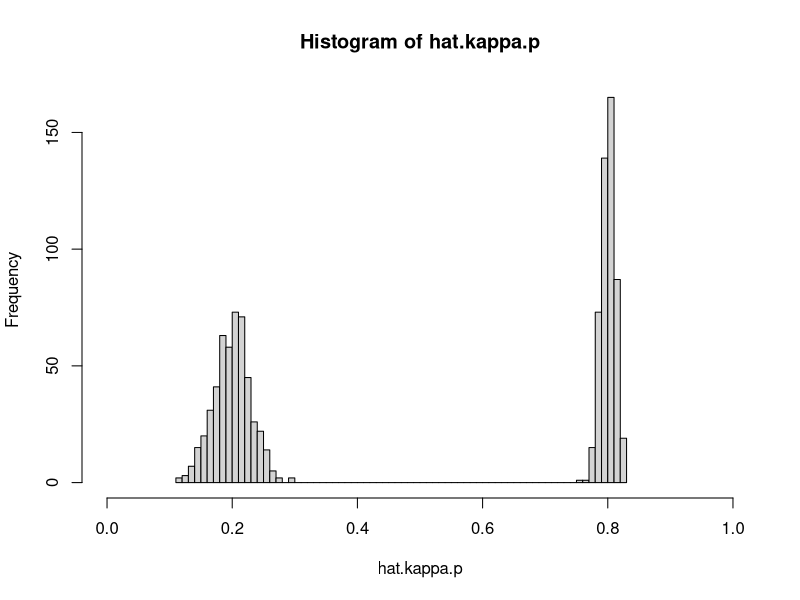
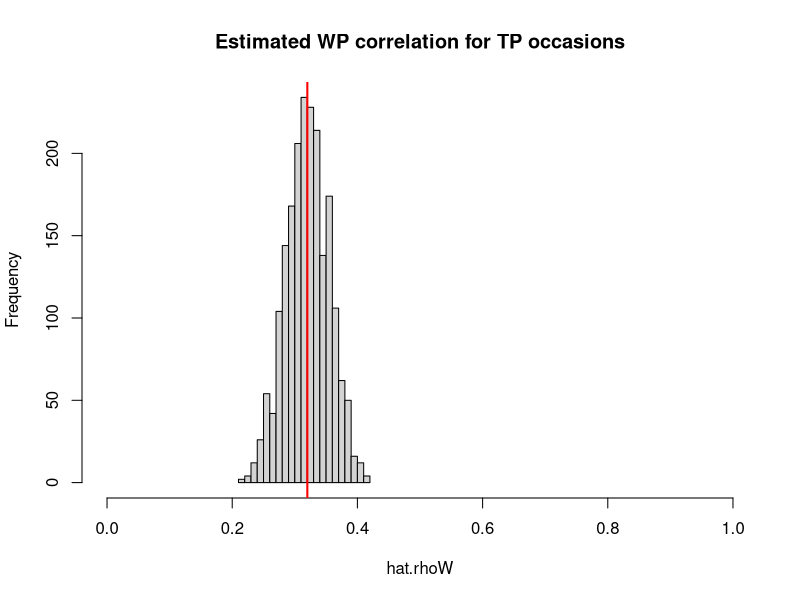
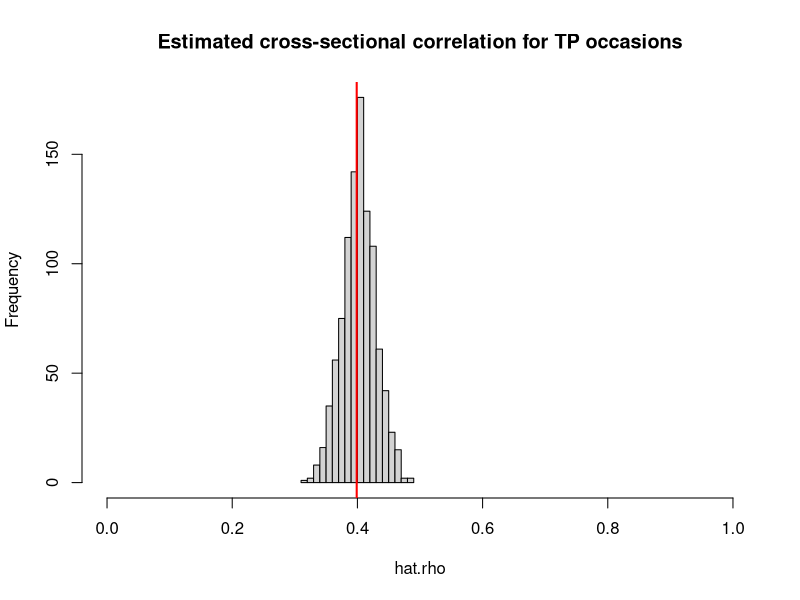
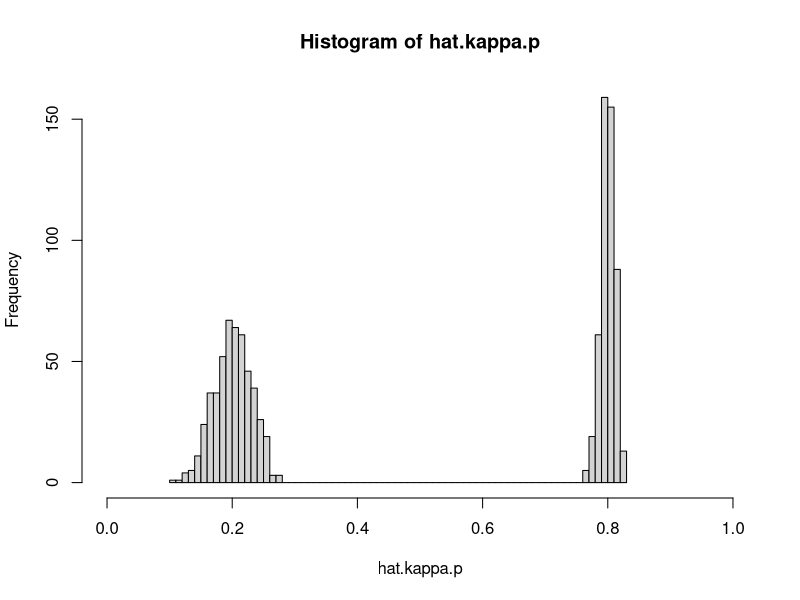
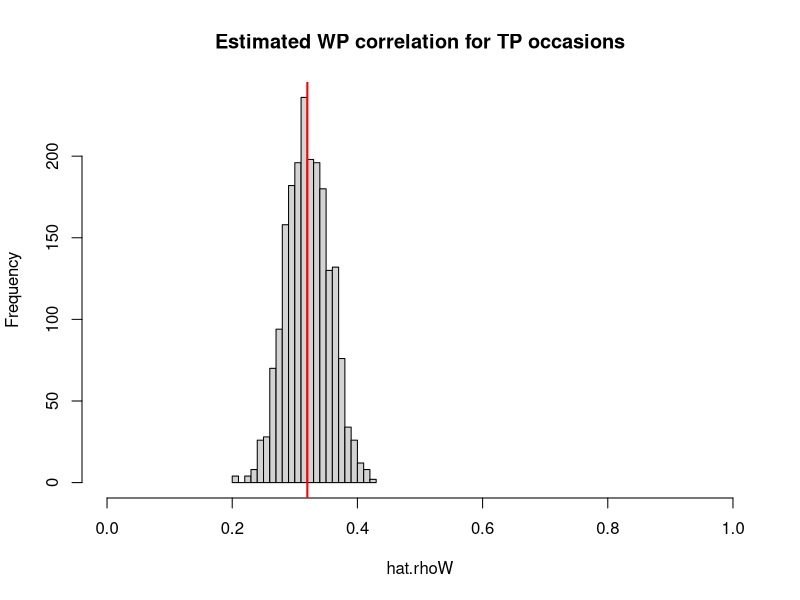
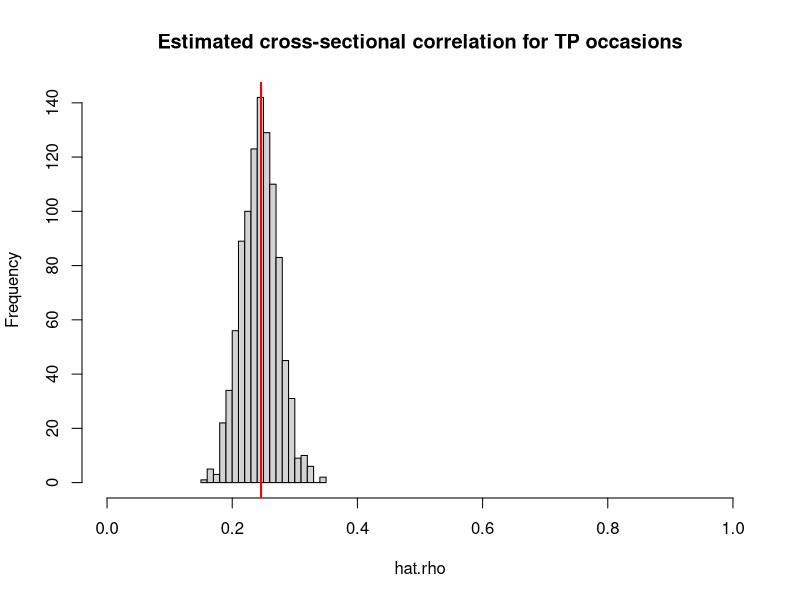
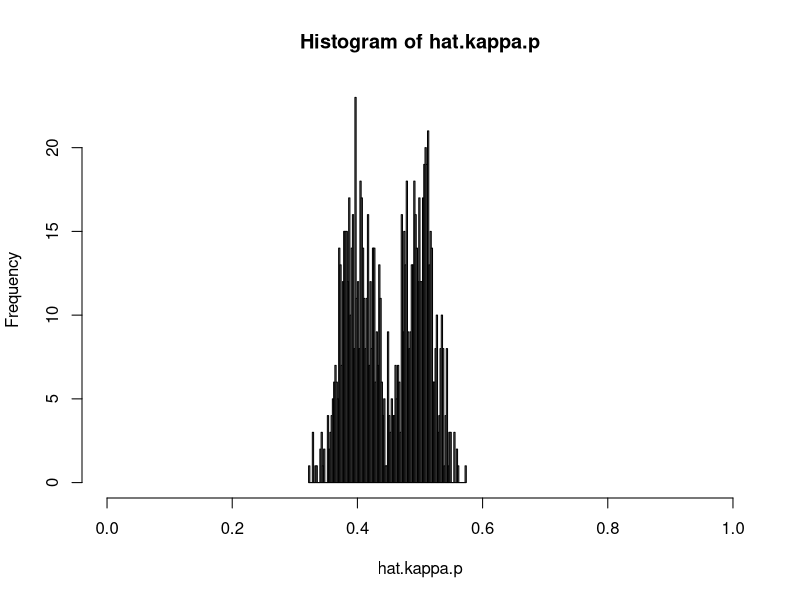
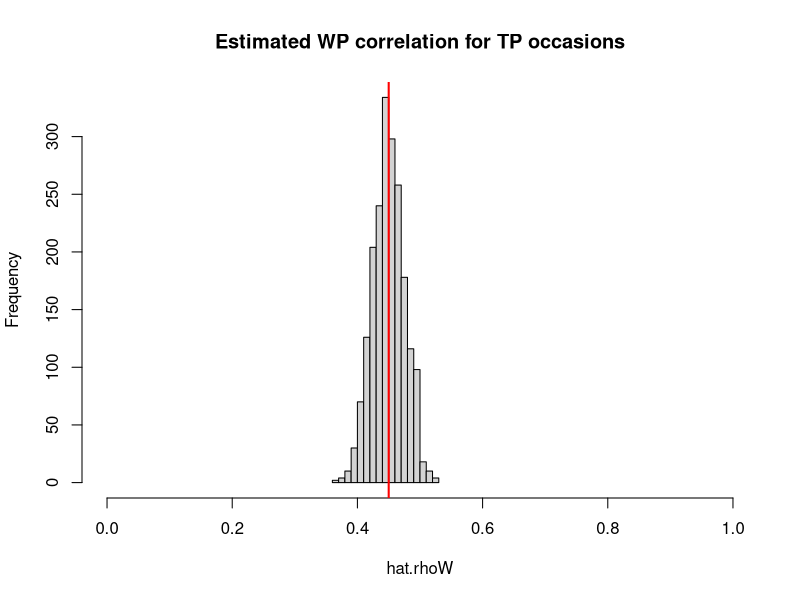

Here is the R script that generated these plots, in order:
# This file contains the R-code for the six examples in the paper "The CUrious
# Case of the Cross-sectional Correlation" by Ellen Hamaker.
# For each example, specific parameter values are chosen, which are used to
# compute other parameters, using the analytical results from the paper.
# Furthermore, for each example data is generated for 1,000 persons and 1,000
# time points. The data at the first time point (i.e., cross-sectional data set)
# are used to estimate the cross-sectional correlation. 

# More information about the code and set-up can be found in the paper and at 
# the accompanying website with supporting materials: 
# https://ellenhamaker.github.io/cross-sectional-correlation/

# Package needed for these code:
library(mvtnorm)

###############################################################################
########################### EXAMPLE 1 #########################################
###############################################################################

# Specify two person-specific covariance matrices for two subpopulations
cov.mat1 <- matrix(c(1.25,1,1,1.25),2,2)
cov.mat2 <- matrix(c(5,1,1,5),2,2)

# The average person-specific correlation can be determined
kappa1 <- cov.mat1[2,1]/(sqrt(cov.mat1[1,1])*sqrt(cov.mat1[2,2]))
kappa2 <- cov.mat2[2,1]/(sqrt(cov.mat2[1,1])*sqrt(cov.mat2[2,2]))
kappa <- (kappa1+kappa2)/2
kappa

# Determine the average person-specific variances and covariance
var.wX <- (cov.mat1[1,1] + cov.mat2[1,1])/2
var.wY <- (cov.mat1[2,2] + cov.mat2[2,2])/2
cov.wXwY <- (cov.mat1[2,1]+cov.mat2[2,1])/2

# From these the within-person correlation can be computed:
rhoW <- cov.wXwY/(sqrt(var.wX)*sqrt(var.wY))
rhoW

# Specify the correlation at the between-person level
# and choose the intraclass correlations for X and Y
rhoB <- 0.5
icc.X <- 0.4
icc.Y <- 0.5

# Compute the between-person variances based on the icc's and the average 
# person-specific variances
var.bX <- icc.X*var.wX/(1-icc.X)
var.bX
var.bY <- icc.Y*var.wY/(1-icc.Y)
var.bY

# Compute the between-person covariance based on the between-person correlation
# and the between-person variances
cov.bXbY <- rhoB*sqrt(var.bX)*sqrt(var.bY)
cov.bXbY

# Place these values in a covariance matrix
cov.mat.B <- matrix(c(var.bX,cov.bXbY,cov.bXbY,var.bY),2,2)

# Compute the cross-sectional correlation
rho <- sqrt(icc.X)*sqrt(icc.Y)*rhoB + sqrt(1-icc.X)*sqrt(1-icc.Y)*rhoW
rho


#####################
### Simulate data ###
#####################

set.seed(8427)

# Total sample size
N <- 1000   # number pf persons
TP <- 1000   # number of time points

# Place the between-person covariance and variances in a matrix, and use this
# to simulate the person-specific means (between-person components)
cov.mat.B <- matrix(c(var.bX,cov.bXbY,cov.bXbY,var.bY),2,2)
means.XY <- rmvnorm(N,mean = c(0,0),sigma = cov.mat.B)
cov(means.XY) 
cor(means.XY)

# Create two matrices to contain the scores on X and Y 
# for TP repeated measures (rows) and for N persons (columns)
X <- matrix(,TP,N)
Y <- matrix(,TP,N)

# Create data for the first subpopulation
for (i in 1:(N/2))
{ Z <- rmvnorm(TP, mean = means.XY[i,], sigma = cov.mat1)
  X[,i] <- Z[,1] 
  Y[,i] <- Z[,2]
}

# Create data fro the second subpopulation
for (i in ((N/2)+1):N)
{ Z <- rmvnorm(TP, mean = means.XY[i,], sigma = cov.mat2)
  X[,i] <- Z[,1]
  Y[,i] <- Z[,2]
}

# Create matrices to contain estimates of the person-specific 
# means and correlations for N persons
hat.means.XY <- matrix(,N,2)
hat.kappa.p <- matrix(,N,1)

# Create matrices to contain estimates of the person-specific 
# means and correlations for N persons
for (p in 1:N)
{ Xp <- X[,p]
  Yp <- Y[,p]
  hat.means.XY[p,] <- c(mean(Xp),mean(Yp))
  hat.kappa.p[p,1] <- cor(Xp,Yp)
}
# Average person-specific correlation:
mean(hat.kappa.p)
# Compare to true value:
kappa
# Histogram
hist(hat.kappa.p, breaks=100, xlim=c(0,1))

# Average person-specific correlation:
mean(hat.kappa.p)
# Compare to true value:
kappa

# Between-person correlation 
cor(hat.means.XY)
# Compare to true value:
rhoB

# Create matrices to contain estimates of the within-person correlation 
# and the cross-sectional correlation
hat.rhoW <- matrix(,TP,2)
hat.rho <- matrix(,TP,1)

# Create matrices to contain estimates of the person-specific 
# means and correlations for N persons
for (t in 1:TP)
{ Xt <- X[t,]
  Yt <- Y[t,]
  WXt <- X[t,] - hat.means.XY[,1]
  WYt <- Y[t,] - hat.means.XY[,2]
  hat.rhoW[t,] <- cor(WXt,WYt)
  hat.rho[t,] <- cor(Xt,Yt)
}
# Average person-specific correlation:
mean(hat.rhoW)
mean(hat.rho)

hist(hat.rhoW, breaks=20, xlim=c(0,1), 
     main="Estimated WP correlation for TP occasions")
abline(v=rhoW, col="red", lwd=2)
hist(hat.rho, breaks=20, xlim=c(0,1), 
     main="Estimated cross-sectional correlation for TP occasions")
abline(v=rho, col="red", lwd=2)

# Cross-sectional correlation for the first wave (reported in the paper)
hat.rho[1,1]

###############################################################################
########################### EXAMPLE 2 #########################################
###############################################################################

# Specify two person-specific covariance matrices for two subpopulations
cov.mat1 <- matrix(c(1.25,1,1,1.25),2,2)
cov.mat2 <- matrix(c(5,1,1,5),2,2)

# The average person-specific correlation can be determined
kappa1 <- cov.mat1[2,1]/(sqrt(cov.mat1[1,1])*sqrt(cov.mat1[2,2]))
kappa2 <- cov.mat2[2,1]/(sqrt(cov.mat2[1,1])*sqrt(cov.mat2[2,2]))
kappa <- (kappa1+kappa2)/2
kappa

# Determine the average person-specific variances and covariance
var.wX <- (cov.mat1[1,1] + cov.mat2[1,1])/2
var.wY <- (cov.mat1[2,2] + cov.mat2[2,2])/2
cov.wXwY <- (cov.mat1[2,1]+cov.mat2[2,1])/2

# From these the within-person correlation can be computed:
rhoW <- cov.wXwY/(sqrt(var.wX)*sqrt(var.wY))
rhoW

# Specify the correlation at the between-person level
# and choose the intraclass correlations for X and Y
rhoB <- 0.5
icc.X <- 0.1
icc.Y <- 0.9

# Compute the between-person variances based on the icc's and the average 
# person-specific variances
var.bX <- icc.X*var.wX/(1-icc.X)
var.bX
var.bY <- icc.Y*var.wY/(1-icc.Y)
var.bY

# Compute the between-person covariance based on the between-person correlation
# and the between-person variances
cov.bXbY <- rhoB*sqrt(var.bX)*sqrt(var.bY)
cov.bXbY

# Place these values in a covariance matrix
cov.mat.B <- matrix(c(var.bX,cov.bXbY,cov.bXbY,var.bY),2,2)

# Compute the cross-sectional correlation
rho <- sqrt(icc.X)*sqrt(icc.Y)*rhoB + sqrt(1-icc.X)*sqrt(1-icc.Y)*rhoW
rho

#####################
### Simulate data ###
#####################

set.seed(3482)

# Total sample size
N <- 1000   # number pf persons
TP <- 1000   # number of time points

# Place the between-person covariance and variances in a matrix, and use this
# to simulate the person-specific means (between-person components)
cov.mat.B <- matrix(c(var.bX,cov.bXbY,cov.bXbY,var.bY),2,2)
means.XY <- rmvnorm(N,mean = c(0,0),sigma = cov.mat.B)
cov(means.XY) 
cor(means.XY)

# Create two matrices to contain the scores on X and Y 
# for TP repeated measures (rows) and for N persons (columns)
X <- matrix(,TP,N)
Y <- matrix(,TP,N)

# Create data for the first subpopulation
for (i in 1:(N/2))
{ Z <- rmvnorm(TP, mean = means.XY[i,], sigma = cov.mat1)
  X[,i] <- Z[,1] 
  Y[,i] <- Z[,2]
}

# Create data fro the second subpopulation
for (i in ((N/2)+1):N)
{ Z <- rmvnorm(TP, mean = means.XY[i,], sigma = cov.mat2)
  X[,i] <- Z[,1]
  Y[,i] <- Z[,2]
}

# Create matrices to contain estimates of the person-specific 
# means and correlations for N persons
hat.means.XY <- matrix(,N,2)
hat.kappa.p <- matrix(,N,1)

# Create matrices to contain estimates of the person-specific 
# means and correlations for N persons
for (p in 1:N)
{ Xp <- X[,p]
  Yp <- Y[,p]
  hat.means.XY[p,] <- c(mean(Xp),mean(Yp))
  hat.kappa.p[p,1] <- cor(Xp,Yp)
}
# Average person-specific correlation:
mean(hat.kappa.p)
# Compare to true value:
kappa
# Histogram
hist(hat.kappa.p, breaks=100, xlim=c(0,1))

# Average person-specific correlation:
mean(hat.kappa.p)
# Compare to true value:
kappa

# Between-person correlation 
cor(hat.means.XY)
# Compare to true value:
rhoB

# Create matrices to contain estimates of the within-person correlation 
# and the cross-sectional correlation
hat.rhoW <- matrix(,TP,2)
hat.rho <- matrix(,TP,1)

# Create matrices to contain estimates of the person-specific 
# means and correlations for N persons
for (t in 1:TP)
{ Xt <- X[t,]
  Yt <- Y[t,]
  WXt <- X[t,] - hat.means.XY[,1]
  WYt <- Y[t,] - hat.means.XY[,2]
  hat.rhoW[t,] <- cor(WXt,WYt)
  hat.rho[t,] <- cor(Xt,Yt)
}
# Average person-specific correlation:
mean(hat.rhoW)
mean(hat.rho)

hist(hat.rhoW, breaks=20, xlim=c(0,1), 
     main="Estimated WP correlation for TP occasions")
abline(v=rhoW, col="red", lwd=2)
hist(hat.rho, breaks=20, xlim=c(0,1), 
     main="Estimated cross-sectional correlation for TP occasions")
abline(v=rho, col="red", lwd=2)

# Cross-sectional correlation for the first wave (reported in the paper)
hat.rho[1,1]


###############################################################################
########################### EXAMPLE 3 #########################################
###############################################################################

# Specify two person-specific covariance matrices for two subpopulations
cov.mat1 <- matrix(c(10,5,5,10),2,2)
cov.mat2 <- matrix(c(10,4,4,10),2,2)

# The average person-specific correlation can be determined
kappa1 <- cov.mat1[2,1]/(sqrt(cov.mat1[1,1])*sqrt(cov.mat1[2,2]))
kappa2 <- cov.mat2[2,1]/(sqrt(cov.mat2[1,1])*sqrt(cov.mat2[2,2]))
kappa <- (kappa1+kappa2)/2
kappa

# Determine the average person-specific variances and covariance
var.wX <- (cov.mat1[1,1] + cov.mat2[1,1])/2
var.wY <- (cov.mat1[2,2] + cov.mat2[2,2])/2
cov.wXwY <- (cov.mat1[2,1]+cov.mat2[2,1])/2

# From these the within-person correlation can be computed:
rhoW <- cov.wXwY/(sqrt(var.wX)*sqrt(var.wY))
rhoW

# Specify the correlation at the between-person level
# and choose the intraclass correlations for X and Y
rhoB <- 0.45
icc.X <- 0.2
icc.Y <- 0.8

# Compute the between-person variances based on the icc's and the average 
# person-specific variances
var.bX <- icc.X*var.wX/(1-icc.X)
var.bX
var.bY <- icc.Y*var.wY/(1-icc.Y)
var.bY

# Compute the between-person covariance based on the between-person correlation
# and the between-person variances
cov.bXbY <- rhoB*sqrt(var.bX)*sqrt(var.bY)
cov.bXbY

# Place these values in a covariance matrix
cov.mat.B <- matrix(c(var.bX,cov.bXbY,cov.bXbY,var.bY),2,2)

# Compute the cross-sectional correlation
rho <- sqrt(icc.X)*sqrt(icc.Y)*rhoB + sqrt(1-icc.X)*sqrt(1-icc.Y)*rhoW
rho

#####################
### Simulate data ###
#####################

set.seed(4497)

# Total sample size
N <- 1000   # number pf persons
TP <- 1000   # number of time points

# Place the between-person covariance and variances in a matrix, and use this
# to simulate the person-specific means (between-person components)
cov.mat.B <- matrix(c(var.bX,cov.bXbY,cov.bXbY,var.bY),2,2)
means.XY <- rmvnorm(N,mean = c(0,0),sigma = cov.mat.B)
cov(means.XY) 
cor(means.XY)

# Create two matrices to contain the scores on X and Y 
# for TP repeated measures (rows) and for N persons (columns)
X <- matrix(,TP,N)
Y <- matrix(,TP,N)

# Create data for the first subpopulation
for (i in 1:(N/2))
{ Z <- rmvnorm(TP, mean = means.XY[i,], sigma = cov.mat1)
  X[,i] <- Z[,1] 
  Y[,i] <- Z[,2]
}

# Create data fro the second subpopulation
for (i in ((N/2)+1):N)
{ Z <- rmvnorm(TP, mean = means.XY[i,], sigma = cov.mat2)
  X[,i] <- Z[,1]
  Y[,i] <- Z[,2]
}

# Create matrices to contain estimates of the person-specific 
# means and correlations for N persons
hat.means.XY <- matrix(,N,2)
hat.kappa.p <- matrix(,N,1)

# Create matrices to contain estimates of the person-specific 
# means and correlations for N persons
for (p in 1:N)
{ Xp <- X[,p]
  Yp <- Y[,p]
  hat.means.XY[p,] <- c(mean(Xp),mean(Yp))
  hat.kappa.p[p,1] <- cor(Xp,Yp)
}
# Average person-specific correlation:
mean(hat.kappa.p)
# Compare to true value:
kappa
# Histogram
hist(hat.kappa.p, breaks=100, xlim=c(0,1))

# Average person-specific correlation:
mean(hat.kappa.p)
# Compare to true value:
kappa

# Between-person correlation 
cor(hat.means.XY)
# Compare to true value:
rhoB

# Create matrices to contain estimates of the within-person correlation 
# and the cross-sectional correlation
hat.rhoW <- matrix(,TP,2)
hat.rho <- matrix(,TP,1)

# Create matrices to contain estimates of the person-specific 
# means and correlations for N persons
for (t in 1:TP)
{ Xt <- X[t,]
  Yt <- Y[t,]
  WXt <- X[t,] - hat.means.XY[,1]
  WYt <- Y[t,] - hat.means.XY[,2]
  hat.rhoW[t,] <- cor(WXt,WYt)
  hat.rho[t,] <- cor(Xt,Yt)
}
# Average person-specific correlation:
mean(hat.rhoW)
mean(hat.rho)

hist(hat.rhoW, breaks=20, xlim=c(0,1), 
     main="Estimated WP correlation for TP occasions")
abline(v=rhoW, col="red", lwd=2)
hist(hat.rho, breaks=20, xlim=c(0,1), 
     main="Estimated cross-sectional correlation for TP occasions")
abline(v=rho, col="red", lwd=2)

# Cross-sectional correlation for the first wave (reported in the paper)
hat.rho[1,1]

###############################################################################
########################### EXAMPLE 4 #########################################
###############################################################################

# Specify two person-specific covariance matrices for two subpopulations
cov.mat1 <- matrix(c(2,1,1,2),2,2)
cov.mat2 <- matrix(c(10,5,5,10),2,2)

# The average person-specific correlation can be determined
kappa1 <- cov.mat1[2,1]/(sqrt(cov.mat1[1,1])*sqrt(cov.mat1[2,2]))
kappa2 <- cov.mat2[2,1]/(sqrt(cov.mat2[1,1])*sqrt(cov.mat2[2,2]))
kappa <- (kappa1+kappa2)/2
kappa

# Determine the average person-specific variances and covariance
var.wX <- (cov.mat1[1,1] + cov.mat2[1,1])/2
var.wY <- (cov.mat1[2,2] + cov.mat2[2,2])/2
cov.wXwY <- (cov.mat1[2,1]+cov.mat2[2,1])/2

# From these the within-person correlation can be computed:
rhoW <- cov.wXwY/(sqrt(var.wX)*sqrt(var.wY))
rhoW

# Specify the correlation at the between-person level
# and choose the intraclass correlations for X and Y
rhoB <- 0.5
icc.X <- 0.2
icc.Y <- 0.8

# Compute the between-person variances based on the icc's and the average 
# person-specific variances
var.bX <- icc.X*var.wX/(1-icc.X)
var.bX
var.bY <- icc.Y*var.wY/(1-icc.Y)
var.bY

# Compute the between-person covariance based on the between-person correlation
# and the between-person variances
cov.bXbY <- rhoB*sqrt(var.bX)*sqrt(var.bY)
cov.bXbY

# Place these values in a covariance matrix
cov.mat.B <- matrix(c(var.bX,cov.bXbY,cov.bXbY,var.bY),2,2)

# Compute the cross-sectional correlation
rho <- sqrt(icc.X)*sqrt(icc.Y)*rhoB + sqrt(1-icc.X)*sqrt(1-icc.Y)*rhoW
rho

#####################
### Simulate data ###
#####################

set.seed(9517)

# Total sample size
N <- 1000   # number pf persons
TP <- 1000   # number of time points

# Place the between-person covariance and variances in a matrix, and use this
# to simulate the person-specific means (between-person components)
cov.mat.B <- matrix(c(var.bX,cov.bXbY,cov.bXbY,var.bY),2,2)
means.XY <- rmvnorm(N,mean = c(0,0),sigma = cov.mat.B)
cov(means.XY) 
cor(means.XY)

# Create two matrices to contain the scores on X and Y 
# for TP repeated measures (rows) and for N persons (columns)
X <- matrix(,TP,N)
Y <- matrix(,TP,N)

# Create data for the first subpopulation
for (i in 1:(N/2))
{ Z <- rmvnorm(TP, mean = means.XY[i,], sigma = cov.mat1)
  X[,i] <- Z[,1] 
  Y[,i] <- Z[,2]
}

# Create data fro the second subpopulation
for (i in ((N/2)+1):N)
{ Z <- rmvnorm(TP, mean = means.XY[i,], sigma = cov.mat2)
  X[,i] <- Z[,1]
  Y[,i] <- Z[,2]
}

# Create matrices to contain estimates of the person-specific 
# means and correlations for N persons
hat.means.XY <- matrix(,N,2)
hat.kappa.p <- matrix(,N,1)

# Create matrices to contain estimates of the person-specific 
# means and correlations for N persons
for (p in 1:N)
{ Xp <- X[,p]
  Yp <- Y[,p]
  hat.means.XY[p,] <- c(mean(Xp),mean(Yp))
  hat.kappa.p[p,1] <- cor(Xp,Yp)
}
# Average person-specific correlation:
mean(hat.kappa.p)
# Compare to true value:
kappa
# Histogram
hist(hat.kappa.p, breaks=100, xlim=c(0,1))

# Average person-specific correlation:
mean(hat.kappa.p)
# Compare to true value:
kappa

# Between-person correlation 
cor(hat.means.XY)
# Compare to true value:
rhoB

# Create matrices to contain estimates of the within-person correlation 
# and the cross-sectional correlation
hat.rhoW <- matrix(,TP,2)
hat.rho <- matrix(,TP,1)

# Create matrices to contain estimates of the person-specific 
# means and correlations for N persons
for (t in 1:TP)
{ Xt <- X[t,]
  Yt <- Y[t,]
  WXt <- X[t,] - hat.means.XY[,1]
  WYt <- Y[t,] - hat.means.XY[,2]
  hat.rhoW[t,] <- cor(WXt,WYt)
  hat.rho[t,] <- cor(Xt,Yt)
}
# Average person-specific correlation:
mean(hat.rhoW)
mean(hat.rho)

hist(hat.rhoW, breaks=20, xlim=c(0,1), 
     main="Estimated WP correlation for TP occasions")
abline(v=rhoW, col="red", lwd=2)
hist(hat.rho, breaks=20, xlim=c(0,1), 
     main="Estimated cross-sectional correlation for TP occasions")
abline(v=rho, col="red", lwd=2)

# Cross-sectional correlation for the first wave (reported in the paper)
hat.rho[1,1]

###############################################################################
########################### EXAMPLE 5 #########################################
###############################################################################

# Specify two person-specific covariance matrices for two subpopulations
cov.mat1 <- matrix(c(1.25,1,1,1.25),2,2)
cov.mat2 <- matrix(c(5,1,1,5),2,2)

# The average person-specific correlation can be determined
kappa1 <- cov.mat1[2,1]/(sqrt(cov.mat1[1,1])*sqrt(cov.mat1[2,2]))
kappa2 <- cov.mat2[2,1]/(sqrt(cov.mat2[1,1])*sqrt(cov.mat2[2,2]))
kappa <- (kappa1+kappa2)/2
kappa

# Determine the average person-specific variances and covariance
var.wX <- (cov.mat1[1,1] + cov.mat2[1,1])/2
var.wY <- (cov.mat1[2,2] + cov.mat2[2,2])/2
cov.wXwY <- (cov.mat1[2,1]+cov.mat2[2,1])/2

# From these the within-person correlation can be computed:
rhoW <- cov.wXwY/(sqrt(var.wX)*sqrt(var.wY))
rhoW

# Specify the correlation at the between-person level
# and choose the intraclass correlations for X and Y
rhoB <- NA
icc.X <- 0
icc.Y <- 0

# Compute the between-person variances based on the icc's and the average 
# person-specific variances
var.bX <- icc.X*var.wX/(1-icc.X)
var.bX
var.bY <- icc.Y*var.wY/(1-icc.Y)
var.bY

# Compute the between-person covariance based on the between-person correlation
# and the between-person variances
# cov.bXbY <- rhoB*sqrt(var.bX)*sqrt(var.bY)
cov.bXbY <- 0

# Place these values in a covariance matrix
cov.mat.B <- matrix(c(var.bX,cov.bXbY,cov.bXbY,var.bY),2,2)

# Compute the cross-sectional correlation
rho <- sqrt(icc.X)*sqrt(icc.Y)*rhoB + sqrt(1-icc.X)*sqrt(1-icc.Y)*rhoW
rho

#####################
### Simulate data ###
#####################

set.seed(5276)

# Total sample size
N <- 1000   # number pf persons
TP <- 1000   # number of time points

# Place the between-person covariance and variances in a matrix, and use this
# to simulate the person-specific means (between-person components)
cov.mat.B <- matrix(c(var.bX,cov.bXbY,cov.bXbY,var.bY),2,2)
means.XY <- rmvnorm(N,mean = c(0,0),sigma = cov.mat.B)
cov(means.XY) 
cor(means.XY)

# Create two matrices to contain the scores on X and Y 
# for TP repeated measures (rows) and for N persons (columns)
X <- matrix(,TP,N)
Y <- matrix(,TP,N)

# Create data for the first subpopulation
for (i in 1:(N/2))
{ Z <- rmvnorm(TP, mean = means.XY[i,], sigma = cov.mat1)
  X[,i] <- Z[,1] 
  Y[,i] <- Z[,2]
}

# Create data fro the second subpopulation
for (i in ((N/2)+1):N)
{ Z <- rmvnorm(TP, mean = means.XY[i,], sigma = cov.mat2)
  X[,i] <- Z[,1]
  Y[,i] <- Z[,2]
}

# Create matrices to contain estimates of the person-specific 
# means and correlations for N persons
hat.means.XY <- matrix(,N,2)
hat.kappa.p <- matrix(,N,1)

# Create matrices to contain estimates of the person-specific 
# means and correlations for N persons
for (p in 1:N)
{ Xp <- X[,p]
  Yp <- Y[,p]
  hat.means.XY[p,] <- c(mean(Xp),mean(Yp))
  hat.kappa.p[p,1] <- cor(Xp,Yp)
}
# Average person-specific correlation:
mean(hat.kappa.p)
# Compare to true value:
kappa
# Histogram
hist(hat.kappa.p, breaks=100, xlim=c(0,1))

# Average person-specific correlation:
mean(hat.kappa.p)
# Compare to true value:
kappa

# Between-person correlation 
cor(hat.means.XY)
# Compare to true value:
rhoB

# Create matrices to contain estimates of the within-person correlation 
# and the cross-sectional correlation
hat.rhoW <- matrix(,TP,2)
hat.rho <- matrix(,TP,1)

# Create matrices to contain estimates of the person-specific 
# means and correlations for N persons
for (t in 1:TP)
{ Xt <- X[t,]
  Yt <- Y[t,]
  WXt <- X[t,] - hat.means.XY[,1]
  WYt <- Y[t,] - hat.means.XY[,2]
  hat.rhoW[t,] <- cor(WXt,WYt)
  hat.rho[t,] <- cor(Xt,Yt)
}
# Average person-specific correlation:
mean(hat.rhoW)
mean(hat.rho)

hist(hat.rhoW, breaks=20, xlim=c(0,1), 
     main="Estimated WP correlation for TP occasions")
abline(v=rhoW, col="red", lwd=2)
hist(hat.rho, breaks=20, xlim=c(0,1), 
     main="Estimated cross-sectional correlation for TP occasions")
abline(v=rho, col="red", lwd=2)

# Cross-sectional correlation for the first wave (reported in the paper)
hat.rho[1,1]


###############################################################################
########################### EXAMPLE 6 #########################################
###############################################################################

# Specify two person-specific covariance matrices for two subpopulations
cov.mat1 <- matrix(c(1.25,1,1,1.25),2,2)
cov.mat2 <- matrix(c(5,1,1,5),2,2)

# The average person-specific correlation can be determined
kappa1 <- cov.mat1[2,1]/(sqrt(cov.mat1[1,1])*sqrt(cov.mat1[2,2]))
kappa2 <- cov.mat2[2,1]/(sqrt(cov.mat2[1,1])*sqrt(cov.mat2[2,2]))
kappa <- (kappa1+kappa2)/2
kappa

# Determine the average person-specific variances and covariance
var.wX <- (cov.mat1[1,1] + cov.mat2[1,1])/2
var.wY <- (cov.mat1[2,2] + cov.mat2[2,2])/2
cov.wXwY <- (cov.mat1[2,1]+cov.mat2[2,1])/2

# From these the within-person correlation can be computed:
rhoW <- cov.wXwY/(sqrt(var.wX)*sqrt(var.wY))
rhoW

# Specify the correlation at the between-person level
# and choose the intraclass correlations for X and Y
rhoB <- 0
icc.X <- 0.4
icc.Y <- 0.5

# Compute the between-person variances based on the icc's and the average 
# person-specific variances
var.bX <- icc.X*var.wX/(1-icc.X)
var.bX
var.bY <- icc.Y*var.wY/(1-icc.Y)
var.bY

# Compute the between-person covariance based on the between-person correlation
# and the between-person variances
# cov.bXbY <- rhoB*sqrt(var.bX)*sqrt(var.bY)
cov.bXbY <- 0

# Place these values in a covariance matrix
cov.mat.B <- matrix(c(var.bX,cov.bXbY,cov.bXbY,var.bY),2,2)

# Compute the cross-sectional correlation
rho <- sqrt(icc.X)*sqrt(icc.Y)*rhoB + sqrt(1-icc.X)*sqrt(1-icc.Y)*rhoW
rho
